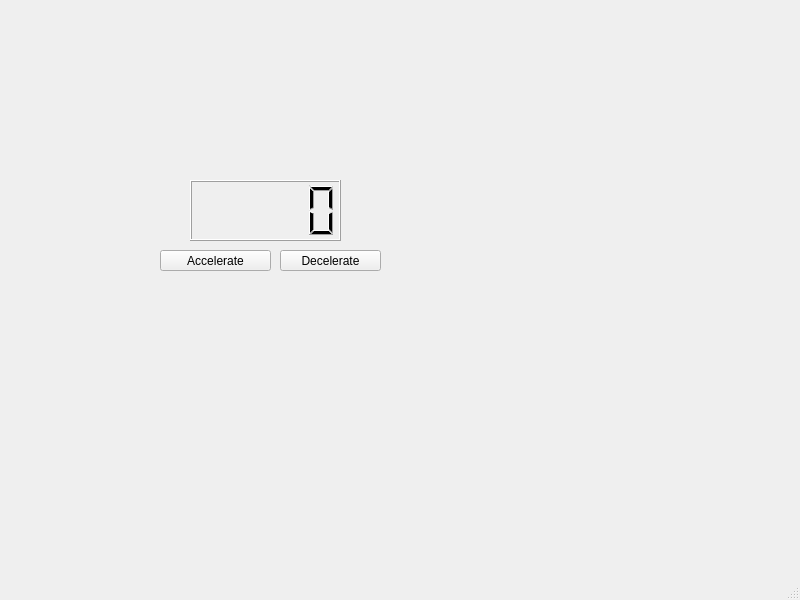
<?xml version="1.0" encoding="UTF-8"?>
<ui version="4.0">
 <class>Display</class>
 <widget class="QMainWindow" name="Display">
  <property name="geometry">
   <rect>
    <x>0</x>
    <y>0</y>
    <width>800</width>
    <height>600</height>
   </rect>
  </property>
  <property name="windowTitle">
   <string>Display</string>
  </property>
  <widget class="QWidget" name="centralwidget">
   <widget class="QLCDNumber" name="lcdNumber">
    <property name="geometry">
     <rect>
      <x>190</x>
      <y>180</y>
      <width>151</width>
      <height>61</height>
     </rect>
    </property>
    <property name="intValue" stdset="0">
     <number>0</number>
    </property>
   </widget>
   <widget class="QPushButton" name="accelerate">
    <property name="geometry">
     <rect>
      <x>160</x>
      <y>250</y>
      <width>111</width>
      <height>21</height>
     </rect>
    </property>
    <property name="text">
     <string>Accelerate</string>
    </property>
   </widget>
   <widget class="QPushButton" name="decelerate">
    <property name="geometry">
     <rect>
      <x>280</x>
      <y>250</y>
      <width>101</width>
      <height>21</height>
     </rect>
    </property>
    <property name="text">
     <string>Decelerate</string>
    </property>
   </widget>
  </widget>
  <widget class="QMenuBar" name="menubar">
   <property name="geometry">
    <rect>
     <x>0</x>
     <y>0</y>
     <width>800</width>
     <height>21</height>
    </rect>
   </property>
  </widget>
  <widget class="QStatusBar" name="statusbar"/>
 </widget>
 <resources/>
 <connections/>
</ui>
